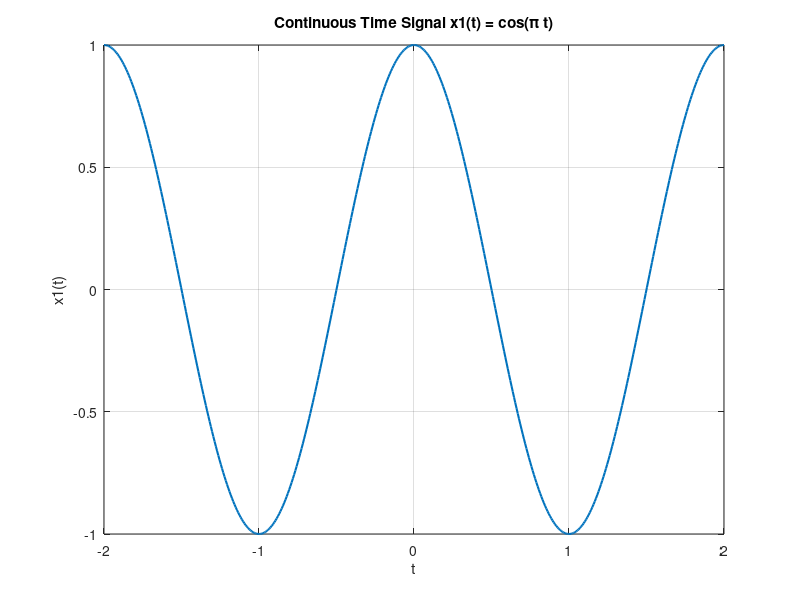
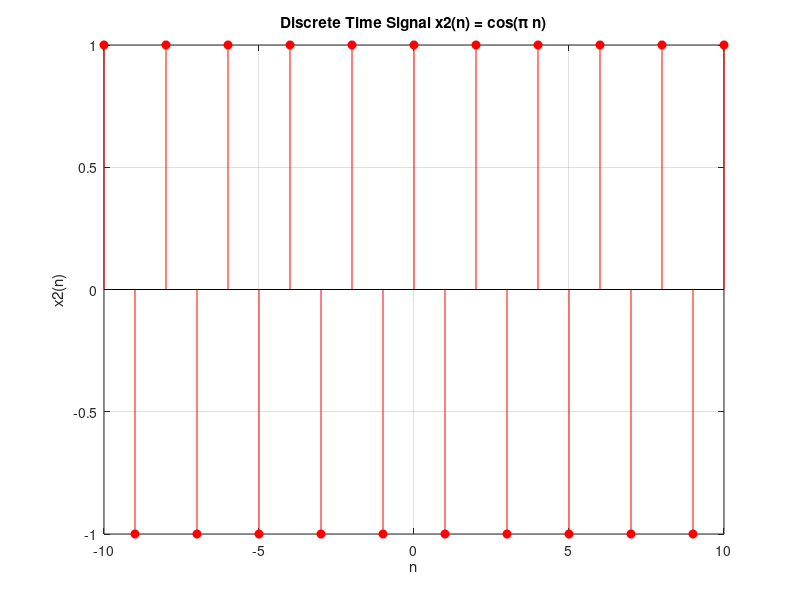
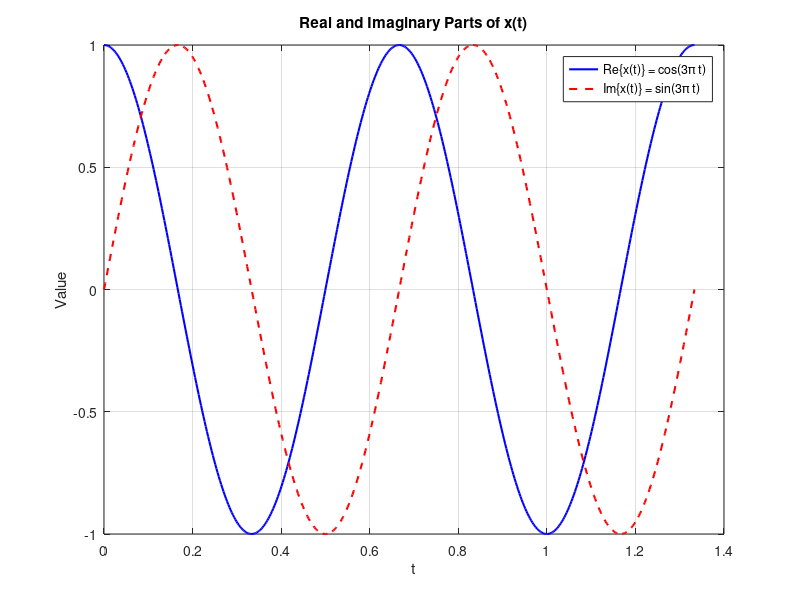

Write MATLAB code to recreate these figures, in order.
%% Section 1: Continuous-Time Signal
% linspace(start, end, n) generates 'n' linearly spaced points between 'start' and 'end'.
% Here, we create an array of 500 points from -2 to 2 to simulate continuous time.
t = linspace(-2, 2, 500);

% cos() computes the cosine of the input array element-by-element.
% 'pi' is a built-in MATLAB constant representing the mathematical constant π.
x1 = cos(pi*t);

% figure creates a new, blank plotting window. Without it, the next plot 
% would overwrite any existing plot.
figure;

% plot(X, Y) creates a 2D line plot of the data in Y versus the corresponding values in X.
% 'LineWidth', 1.5 is a Name-Value pair that thickens the plot line for better visibility.
plot(t, x1, 'LineWidth', 1.5)

% grid on adds grid lines to the plot background to make reading values easier.
grid on;

% xlabel() and ylabel() add text labels to the x-axis and y-axis.
xlabel('t');
ylabel('x1(t)');

% title() adds a heading to the plot. MATLAB's text interpreter understands 
% basic TeX formatting, so '\pi' will be rendered as the actual Greek letter π.
title('Continuous Time Signal x1(t) = cos(\pi t)');


%% Section 2: Discrete-Time Signal
% The colon operator (start:end) creates an array of integers with a default step of 1.
% This creates a discrete sequence [-10, -9, ..., 9, 10].
n = -10:10;

% Evaluate the cosine function at these discrete integer points.
x2 = cos(pi*n);

figure;

% stem(X, Y) creates a plot with vertical lines terminating in markers (lollipops).
% It is the standard way to visualize discrete/digital signals.
% 'r' makes the stems and markers red.
% "filled" fills the circular markers with solid color instead of leaving them hollow.
stem(n, x2, 'r', "filled")

grid on;
xlabel('n');
ylabel('x2(n)');
title('Discrete Time Signal x2(n) = cos(\pi n)');


%% Section 3: Complex Exponential Signal
% Define the fundamental period of the signal. The frequency is 3*pi, 
% so Omega = 3*pi, and Period T = 2*pi / Omega = 2/3.
T = 2/3;

% Create a time vector that spans exactly two periods (from 0 to 2*T).
t2 = linspace(0, 2*T, 500);

% exp() is the exponential function (e^x). 
% '1j' is the preferred MATLAB syntax for the imaginary unit (√-1). Using '1j' 
% is safer and faster than just 'j' because 'j' might be overwritten as a loop variable.
% This generates the complex signal: e^(j*3*pi*t)
x = exp(1j*3*pi*t2);

figure;

% real(x) extracts the real part of the complex array.
% 'b' specifies a solid blue line.
plot(t2, real(x), 'b', 'LineWidth', 1.5); 

% hold on retains the current plot and axes properties so that subsequent 
% plotting commands add to the existing graph rather than overwriting it.
hold on;

% imag(x) extracts the imaginary part of the complex array.
% 'r--' is a line specification string: 'r' for red, '--' for a dashed line.
plot(t2, imag(x), 'r--', 'LineWidth', 1.5);

grid on;
xlabel('t'); 
ylabel('Value');
title('Real and Imaginary Parts of x(t)');

% legend() creates a box identifying each line plotted. The strings are assigned 
% in the exact order the plots were created (real part first, then imaginary).
% Note: '\{' and '\}' are used to escape the curly braces so they render literally in TeX mode.
legend('Re\{x(t)\} = cos(3\pi t)', 'Im\{x(t)\} = sin(3\pi t)');
